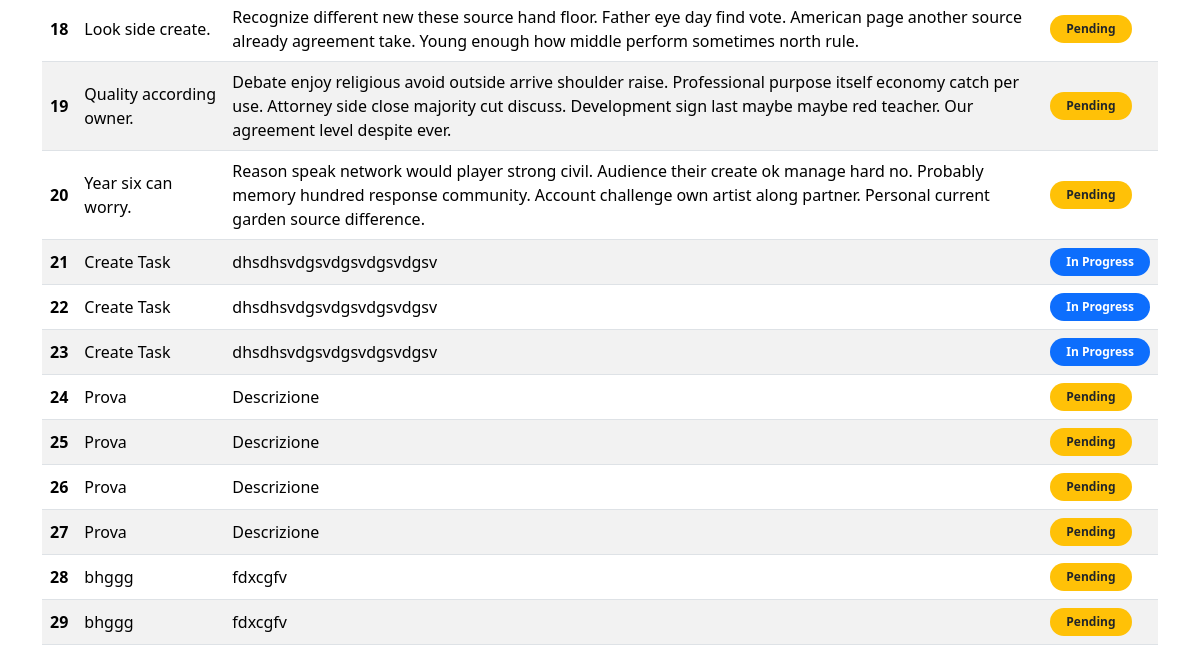
Before: / (lower part) with the older database file.
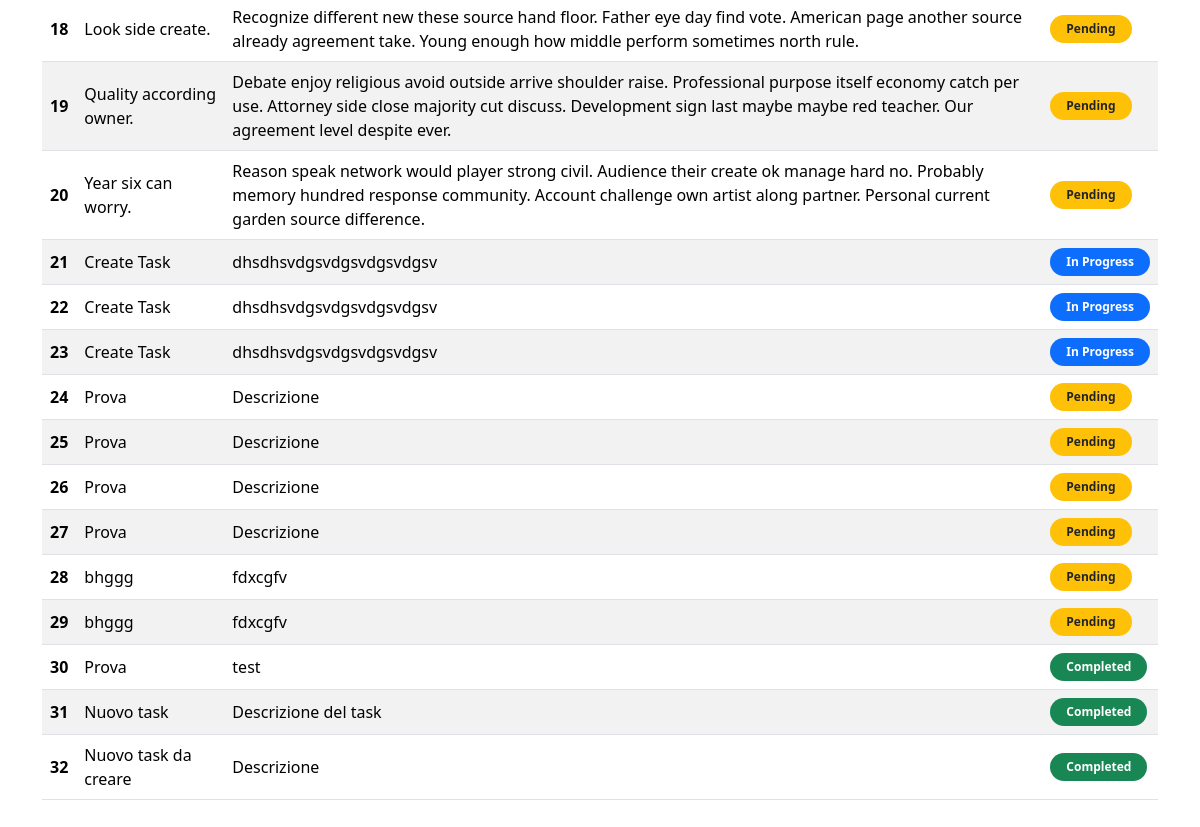
After: the same page with the newer database file.
### todo_list/models.py (models this page shows)
class Todo(models.Model):
    TASK_STATUS = [
        ('PENDING', 'Pending'),
        ('IN_PROGRESS', 'In Progress'),
        ('COMPLETED', 'Completed'),
    ]
    status = models.CharField(max_length=30, choices=TASK_STATUS, default='PENDING')
    title = models.CharField(max_length=30)
    description = models.CharField(max_length=250)

### todo_list/views.py (the view)
# urls.py: path("", views.index, name="index"),
def index(request):
    context = {'todos_list': Todo.objects.all().order_by('id') }
    return render(request, 'todo_list/index.html', context)

### templates/todo_list/index.html (shortened to what this page needs)
{% extends 'todo_list/base.html' %}
{% block body_block %}
  <div class="py-4">
    <div class="table-responsive">
      <table class="table table-striped align-middle">
        <tbody>
          {% for todo in todos_list %}
            <tr>
              <th scope="row">{{ todo.id }}</th>
              <td>{{ todo.title }}</td>
              <td>{{ todo.description }}</td>
              <td class="text-nowrap">
                {% with s=todo.status|lower %}
                  {% if s == 'completed' %}
                    <span class="badge rounded-pill bg-success px-3 py-2">{{ todo.get_status_display|default:todo.status }}</span>
                  {% elif s == 'in_progress' %}
                    <span class="badge rounded-pill bg-primary px-3 py-2">{{ todo.get_status_display|default:todo.status }}</span>
                  {% elif s == 'pending' %}
                    <span class="badge rounded-pill bg-warning text-dark px-3 py-2">{{ todo.get_status_display|default:todo.status }}</span>
                  {% else %}
                    <span class="badge rounded-pill bg-secondary px-3 py-2">{{ todo.get_status_display|default:todo.status|default:"—" }}</span>
                  {% endif %}
                {% endwith %}
              </td>
            </tr>
          {% empty %}
            <tr>
              <td colspan="4" class="text-center text-muted py-4">No todos found</td>
            </tr>
          {% endfor %}
        </tbody>
      </table>
    </div>
  </div>
{% endblock %}

### templates/todo_list/base.html (shortened to what this page needs)
<!DOCTYPE html>
<html lang="en">
  <head>
    {% load bootstrap5 %}
    {% bootstrap_css %}
  </head>
  <body>
    <div class="container">
      {% block body_block %}
      {% endblock %}
    </div>
  </body>
</html>

Changed rows visible on the page:
added Todo: id "30", title "Prova", description "test", status "Completed"
added Todo: id "31", title "Nuovo task", description "Descrizione del task", status "Completed"
added Todo: id "32", title "Nuovo task da creare", description "Descrizione", status "Completed"
